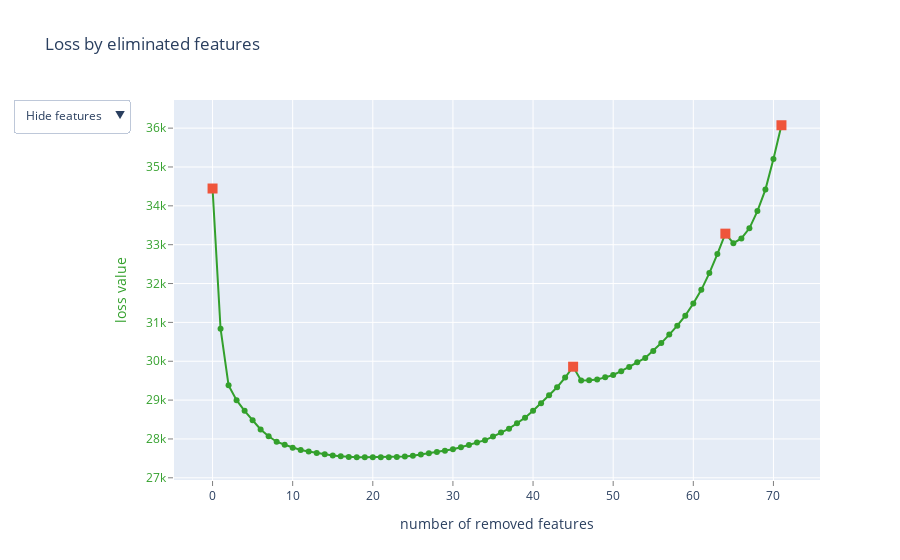

This figure's notebook cell:
### Markdown cell above
#### 2.Ingeniería y Selección de Características usando RFE

### Code cell
# Análisis Multivariable (verificacion de mejores componentes con catboost N = 5)

# Preparar los datos
X = data.drop('SalePrice', axis=1)
y = data['SalePrice']

# Dividir el conjunto de datos en entrenamiento y prueba
X_train, X_test, y_train, y_test = train_test_split(X, y, test_size=0.5, random_state=42)

# Manejo de características categóricas
feature_names = list(X_train.columns)
cat_features = [column for column, dtype in X_train.dtypes.items() if dtype == 'object']

# Rellenar valores faltantes en características categóricas
X_train[cat_features] = X_train[cat_features].fillna('NA')
X_test[cat_features] = X_test[cat_features].fillna('NA')

# Crear Pool para CatBoost
dataset_train_pool = Pool(X_train, y_train, feature_names=feature_names, cat_features=cat_features)
dataset_test_pool = Pool(X_test, y_test, feature_names=feature_names, cat_features=cat_features)

# Función para seleccionar características
def select_features_dataset(algorithm: EFeaturesSelectionAlgorithm, steps: int = 1):
    print('Algorithm:', algorithm)
    model = CatBoostRegressor(iterations=500, random_seed=0)
    summary = model.select_features(
        dataset_train_pool,
        eval_set=dataset_test_pool,
        features_for_select=list(range(dataset_train_pool.num_col())),
        num_features_to_select=5,  # Numero de Componentes
        steps=steps,
        algorithm=algorithm,
        shap_calc_type=EShapCalcType.Regular,
        train_final_model=True,
        logging_level='Silent',
        plot=True
    )
    print('Selected features:', summary['selected_features_names'])
    return summary

# Ejecutar selección de características usando el algoritmo basado en SHAP
dataset_shap_summary = select_features_dataset(algorithm=EFeaturesSelectionAlgorithm.RecursiveByShapValues, steps=3)

### Figure 1 — Plotly figure (JSON) as saved in the notebook; plotly's stock layout.template omitted (floating-point values rounded to 4 significant figures)
{"data": [{"line": {"color": "rgb(51,160,44)"}, "mode": "lines+markers", "name": "", "text": ["", "1stFlrSF", "BsmtQual", "LotShape", "YrSold", "PoolArea", "OpenPorchSF", "WoodDeckSF", "EnclosedPorch", "Heating", "RoofMatl", "3SsnPorch", "TotRmsAbvGrd", "BsmtFinType2", "BsmtHalfBath", "BsmtCond", "ExterCond", "GarageQual", "Exterior2nd", "Utilities", "LowQualFinSF", "MiscVal", "Street", "HouseStyle", "Exterior1st", "CentralAir", "MoSold", "GarageCond", "LotConfig", "RoofStyle", "BsmtFinSF2", "KitchenAbvGr", "HalfBath", "Functional", "HeatingQC", "Foundation", "BsmtUnfSF", "LandSlope", "PavedDrive", "Electrical", "ScreenPorch", "BsmtFinType1", "Condition2", "FullBath", "MSSubClass", "BsmtFullBath", "TotalBsmtSF", "BldgType", "BedroomAbvGr", "MasVnrArea", "GarageYrBlt", "SaleCondition", "GarageType", "LandContour", "2ndFlrSF", "AgeOfHouse", "OverallCond", "Condition1", "BsmtExposure", "Neighborhood", "SaleType", "PorchAreaTotal", "YearsSinceRemodAdd", "MSZoning", "GarageArea", "KitchenQual", "GarageFinish", "BsmtFinSF1", "YearBuilt", "Fireplaces", "LotArea", "YearRemodAdd"], "type": "scatter", "x": [0, 1, 2, 3, 4, 5, 6, 7, 8, 9, 10, 11, 12, 13, 14, 15, 16, 17, 18, 19, 20, 21, 22, 23, 24, 25, 26, 27, 28, 29, 30, 31, 32, 33, 34, 35, 36, 37, 38, 39, 40, 41, 42, 43, 44, 45, 46, 47, 48, 49, 50, 51, 52, 53, 54, 55, 56, 57, 58, 59, 60, 61, 62, 63, 64, 65, 66, 67, 68, 69, 70, 71], "y": [34450.0, 30840.0, 29380.0, 29000.0, 28720.0, 28480.0, 28250.0, 28070.0, 27930.0, 27850.0, 27770.0, 27720.0, 27680.0, 27640.0, 27610.0, 27580.0, 27550.0, 27530.0, 27530.0, 27530.0, 27530.0, 27530.0, 27530.0, 27540.0, 27550.0, 27570.0, 27600.0, 27630.0, 27660.0, 27700.0, 27740.0, 27790.0, 27850.0, 27910.0, 27970.0, 28060.0, 28170.0, 28270.0, 28400.0, 28550.0, 28730.0, 28920.0, 29120.0, 29330.0, 29580.0, 29860.0, 29500.0, 29510.0, 29530.0, 29590.0, 29650.0, 29740.0, 29850.0, 29970.0, 30080.0, 30270.0, 30470.0, 30690.0, 30920.0, 31170.0, 31490.0, 31840.0, 32270.0, 32760.0, 33280.0, 33040.0, 33160.0, 33420.0, 33870.0, 34420.0, 35210.0, 36070.0]}, {"marker": {"size": 10, "symbol": "square"}, "mode": "markers", "name": "", "text": ["", "BsmtFullBath", "GarageArea", "YearRemodAdd"], "type": "scatter", "x": [0, 45, 64, 71], "y": [34450.0, 29860.0, 33280.0, 36070.0]}, {"mode": "text", "name": "", "text": ["", "39", "26", "4", "69", "66", "62", "61", "63", "35", "19", "64", "50", "31", "44", "27", "24", "58", "21", "6", "41", "67", "3", "13", "20", "37", "68", "59", "7", "18", "32", "48", "46", "51", "36", "25", "33", "8", "60", "38", "65", "29", "11", "45", "0", "43", "34", "12", "47", "22", "54", "71", "53", "5", "40", "74", "15", "10", "28", "9", "70", "72", "75", "1", "57", "49", "55", "30", "16", "52", "2", "17"], "textfont": {"color": "rgb(51,160,44)", "family": "sans serif", "size": 18}, "textposition": "bottom center", "type": "scatter", "visible": false, "x": [0, 1, 2, 3, 4, 5, 6, 7, 8, 9, 10, 11, 12, 13, 14, 15, 16, 17, 18, 19, 20, 21, 22, 23, 24, 25, 26, 27, 28, 29, 30, 31, 32, 33, 34, 35, 36, 37, 38, 39, 40, 41, 42, 43, 44, 45, 46, 47, 48, 49, 50, 51, 52, 53, 54, 55, 56, 57, 58, 59, 60, 61, 62, 63, 64, 65, 66, 67, 68, 69, 70, 71], "y": [34450.0, 30840.0, 29380.0, 29000.0, 28720.0, 28480.0, 28250.0, 28070.0, 27930.0, 27850.0, 27770.0, 27720.0, 27680.0, 27640.0, 27610.0, 27580.0, 27550.0, 27530.0, 27530.0, 27530.0, 27530.0, 27530.0, 27530.0, 27540.0, 27550.0, 27570.0, 27600.0, 27630.0, 27660.0, 27700.0, 27740.0, 27790.0, 27850.0, 27910.0, 27970.0, 28060.0, 28170.0, 28270.0, 28400.0, 28550.0, 28730.0, 28920.0, 29120.0, 29330.0, 29580.0, 29860.0, 29500.0, 29510.0, 29530.0, 29590.0, 29650.0, 29740.0, 29850.0, 29970.0, 30080.0, 30270.0, 30470.0, 30690.0, 30920.0, 31170.0, 31490.0, 31840.0, 32270.0, 32760.0, 33280.0, 33040.0, 33160.0, 33420.0, 33870.0, 34420.0, 35210.0, 36070.0]}, {"mode": "text", "name": "", "text": ["", "1stFlrSF", "BsmtQual", "LotShape", "YrSold", "PoolArea", "OpenPorchSF", "WoodDeckSF", "EnclosedPorch", "Heating", "RoofMatl", "3SsnPorch", "TotRmsAbvGrd", "BsmtFinType2", "BsmtHalfBath", "BsmtCond", "ExterCond", "GarageQual", "Exterior2nd", "Utilities", "LowQualFinSF", "MiscVal", "Street", "HouseStyle", "Exterior1st", "CentralAir", "MoSold", "GarageCond", "LotConfig", "RoofStyle", "BsmtFinSF2", "KitchenAbvGr", "HalfBath", "Functional", "HeatingQC", "Foundation", "BsmtUnfSF", "LandSlope", "PavedDrive", "Electrical", "ScreenPorch", "BsmtFinType1", "Condition2", "FullBath", "MSSubClass", "BsmtFullBath", "TotalBsmtSF", "BldgType", "BedroomAbvGr", "MasVnrArea", "GarageYrBlt", "SaleCondition", "GarageType", "LandContour", "2ndFlrSF", "AgeOfHouse", "OverallCond", "Condition1", "BsmtExposure", "Neighborhood", "SaleType", "PorchAreaTotal", "YearsSinceRemodAdd", "MSZoning", "GarageArea", "KitchenQual", "GarageFinish", "BsmtFinSF1", "YearBuilt", "Fireplaces", "LotArea", "YearRemodAdd"], "textfont": {"color": "rgb(51,160,44)", "family": "sans serif", "size": 18}, "textposition": "bottom center", "type": "scatter", "visible": false, "x": [0, 1, 2, 3, 4, 5, 6, 7, 8, 9, 10, 11, 12, 13, 14, 15, 16, 17, 18, 19, 20, 21, 22, 23, 24, 25, 26, 27, 28, 29, 30, 31, 32, 33, 34, 35, 36, 37, 38, 39, 40, 41, 42, 43, 44, 45, 46, 47, 48, 49, 50, 51, 52, 53, 54, 55, 56, 57, 58, 59, 60, 61, 62, 63, 64, 65, 66, 67, 68, 69, 70, 71], "y": [34450.0, 30840.0, 29380.0, 29000.0, 28720.0, 28480.0, 28250.0, 28070.0, 27930.0, 27850.0, 27770.0, 27720.0, 27680.0, 27640.0, 27610.0, 27580.0, 27550.0, 27530.0, 27530.0, 27530.0, 27530.0, 27530.0, 27530.0, 27540.0, 27550.0, 27570.0, 27600.0, 27630.0, 27660.0, 27700.0, 27740.0, 27790.0, 27850.0, 27910.0, 27970.0, 28060.0, 28170.0, 28270.0, 28400.0, 28550.0, 28730.0, 28920.0, 29120.0, 29330.0, 29580.0, 29860.0, 29500.0, 29510.0, 29530.0, 29590.0, 29650.0, 29740.0, 29850.0, 29970.0, 30080.0, 30270.0, 30470.0, 30690.0, 30920.0, 31170.0, 31490.0, 31840.0, 32270.0, 32760.0, 33280.0, 33040.0, 33160.0, 33420.0, 33870.0, 34420.0, 35210.0, 36070.0]}], "layout": {"showlegend": false, "title": {"text": "Loss by eliminated features"}, "updatemenus": [{"active": 0, "buttons": [{"args": [{"visible": [true, true, false, false]}], "label": "Hide features", "method": "update"}, {"args": [{"visible": [true, true, true, false]}], "label": "Show indices", "method": "update"}, {"args": [{"visible": [true, true, false, true]}], "label": "Show names", "method": "update"}], "pad": {"r": 10, "t": 10}, "showactive": true, "x": -0.25, "xanchor": "left", "y": 1.03, "yanchor": "top"}], "xaxis": {"gridcolor": "rgb(255,255,255)", "showgrid": true, "showline": false, "showticklabels": true, "tickcolor": "rgb(127,127,127)", "ticks": "outside", "title": {"text": "number of removed features"}, "zeroline": false}, "yaxis": {"gridcolor": "rgb(255,255,255)", "showgrid": true, "showline": false, "showticklabels": true, "tickcolor": "rgb(127,127,127)", "tickfont": {"color": "rgb(51,160,44)"}, "ticks": "outside", "title": {"font": {"color": "rgb(51,160,44)"}, "text": "loss value"}, "zeroline": false}}}
